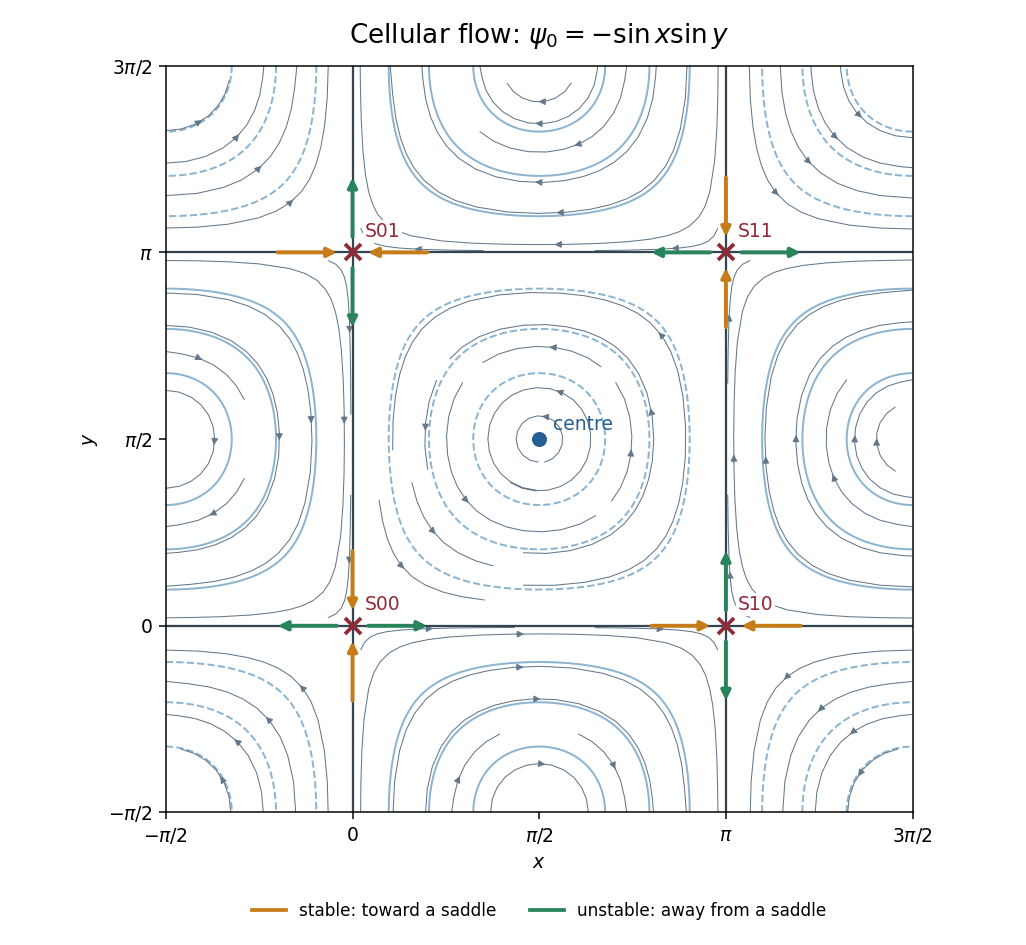

Write Python code to recreate this figure.
"""Unperturbed cellular streamlines; Python 3.14, numpy 2.3.5, matplotlib 3.10.7.

Writes its basename PNG to the caller's working directory. The caller controls
MPLCONFIGDIR; this script does not create caches in the media directory.
"""
from pathlib import Path
import matplotlib
matplotlib.use('Agg')
import matplotlib.pyplot as plt
from matplotlib.lines import Line2D
import numpy as np


def main():
    low, high = -np.pi / 2, 3 * np.pi / 2
    grid = np.linspace(low, high, 321)
    x, y = np.meshgrid(grid, grid)
    psi = -np.sin(x) * np.sin(y)
    ux = np.sin(x) * np.cos(y)
    uy = -np.cos(x) * np.sin(y)
    fig, ax = plt.subplots(figsize=(7.6, 7.0), facecolor='white')
    ax.set_facecolor('white')
    ax.contour(x, y, psi, levels=[-.85, -.6, -.3, .3, .6, .85], colors='#8bb4d1', linewidths=1.05)
    ax.streamplot(grid, grid, ux, uy, density=.8, color='#62778a', linewidth=.55, arrowsize=.75)
    for coordinate in [0, np.pi]:
        ax.axhline(coordinate, color='#344451', linewidth=1.2)
        ax.axvline(coordinate, color='#344451', linewidth=1.2)
    stable, unstable = '#c77c19', '#27845b'
    for n in [0, 1]:
        for m in [0, 1]:
            p = np.array([n * np.pi, m * np.pi])
            h_unstable = (n + m) % 2 == 0
            for direction, is_unstable in [(np.array([1., 0.]), h_unstable), (np.array([0., 1.]), not h_unstable)]:
                for sign in [-1, 1]:
                    near, far = p + sign * .10 * direction, p + sign * .66 * direction
                    start, finish = (near, far) if is_unstable else (far, near)
                    ax.annotate('', xy=finish, xytext=start,
                                arrowprops={'arrowstyle': '-|>', 'lw': 2.1, 'color': unstable if is_unstable else stable})
            ax.plot(*p, marker='x', color='#912a36', ms=9, mew=2)
            ax.text(p[0] + .10, p[1] + .13, f'S{n}{m}', fontsize=10, color='#912a36',
                    bbox={'facecolor': 'white', 'edgecolor': 'none', 'alpha': .92, 'pad': 1})
    ax.plot(np.pi / 2, np.pi / 2, marker='o', color='#245f95', ms=7)
    ax.text(np.pi / 2 + .12, np.pi / 2 + .08, 'centre', fontsize=10, color='#245f95')
    ticks = [low, 0, np.pi / 2, np.pi, high]
    labels = [r'$-\pi/2$', '$0$', r'$\pi/2$', r'$\pi$', r'$3\pi/2$']
    ax.set_xticks(ticks, labels); ax.set_yticks(ticks, labels)
    ax.set(xlim=(low, high), ylim=(low, high), xlabel='$x$', ylabel='$y$', aspect='equal')
    ax.set_title(r'Cellular flow: $\psi_0=-\sin x\sin y$', fontsize=14, pad=12)
    ax.legend(handles=[Line2D([0], [0], color=stable, lw=2, label='stable: toward a saddle'),
                       Line2D([0], [0], color=unstable, lw=2, label='unstable: away from a saddle')],
              loc='upper center', bbox_to_anchor=(.5, -.10), ncol=2, fontsize=9, frameon=False)
    fig.tight_layout()
    fig.savefig(Path.cwd() / (Path(__file__).stem + '.png'), dpi=135, facecolor='white', transparent=False)
    plt.close(fig)


if __name__ == '__main__':
    main()
